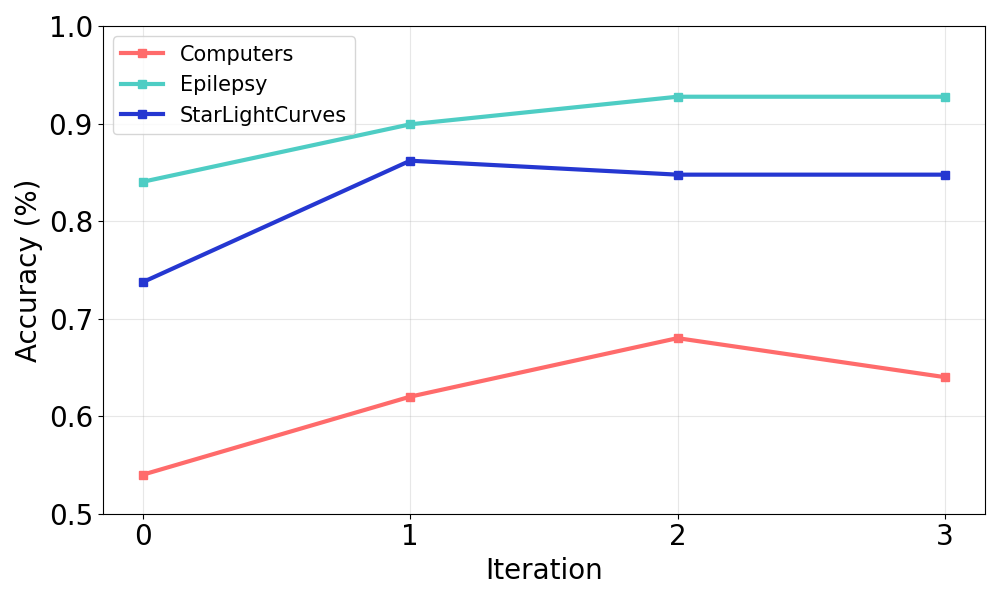

Python code for this plot:
import matplotlib.pyplot as plt

# 数据
x_labels = ['0', '1', '2', '3']  # 分类 x 轴标签

data = {
    'Computers': [0.54, 0.62, 0.68, 0.64],
    'Epilepsy': [0.8403, 0.8992, 0.9275, 0.9275],
    'StarLightCurves': [0.7374, 0.8619, 0.8476, 0.8476]
}

# 创建图形
plt.figure(figsize=(10, 6))

# 定义新颜色（更柔和、清晰区分）
colors = ['#FF6B6B', '#4ECDC4', '#2537D1']  # 红、青、蓝

# 绘制每条折线
for i, (name, values) in enumerate(data.items()):
    plt.plot(x_labels, values, marker='s', linestyle='-', color=colors[i], label=name, linewidth=3)

# 设置标题和坐标轴标签（字号增大）
# plt.title('Performance Comparison Across Different Datasets', fontsize=16)
plt.ylim(0.5, 1)
plt.xlabel('Iteration', fontsize=20)
plt.ylabel('Accuracy (%)', fontsize=20)

# 增大刻度标签字号
plt.xticks(fontsize=20)
plt.yticks(fontsize=20)

# 增大图例字号
plt.legend(fontsize=15)

# 添加网格
plt.grid(True, alpha=0.3)

# 自动调整布局
plt.tight_layout()

# 显示图表
plt.savefig('zhe2.png')